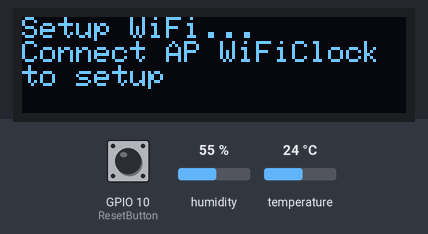
Bench run of a sketch on a simulated ESP8266 (NodeMCU). Shown: 128×32 one-colour display. The inputs (shaded band) are chosen by the test bench; at power-on: GPIO 10 (ResetButton) HIGH, humidity 55 %, temperature 24 °C. WiFi joins after 1.5 s; servers stay silent unless stated; the display library's start-up logo is not drawn; network time is answered at once with the bench clock; the local clock reads 2024-03-15 10:24:30 at power-on unless the sketch sets it; what the sketch prints to the serial monitor is not drawn. At 15.7 s the program restarts the board; the recording ends there.

Above: at 1.1 s.
At 11.8 s:
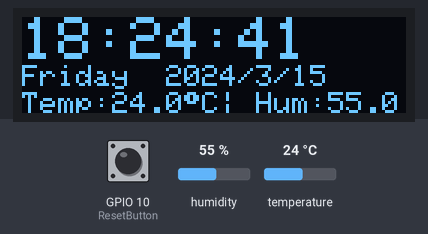
11.9 s: GPIO 10 (ResetButton) pulled LOW for 1.2 s
At 13.4 s:
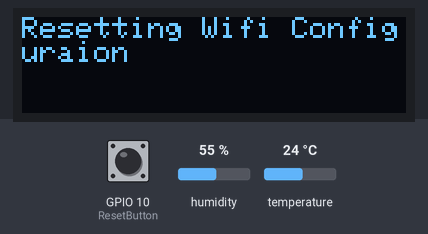
Timing chart, 0 to 14.9 s (numbered marks = the images above; inputs shaded):
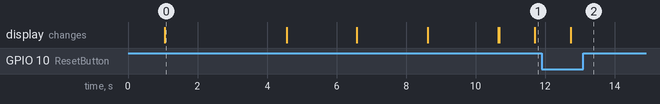

Measured:
- after the input at 11.9 s, the display: changes after 0.84 s (image 2)
- what the display in image 0 shows lasts 3.5 s, from 1.1 s to 4.6 s

The sketch:

WiFi-Display-Setup-dht.ino
```cpp
// WiFi Include librarie
#include <ESP8266WiFi.h>
#include <DNSServer.h>
#include <ESP8266WebServer.h>
#include <WiFiManager.h>         // https://github.com/tzapu/WiFiManager
#include <WiFiUdp.h>

// OLED Include Libraries
#include <SPI.h>
#include <Wire.h>
#include <Adafruit_GFX.h>
#include <Adafruit_SSD1306.h>
#include <Adafruit_NeoPixel.h>

// time libraries
#include <NTPClient.h>
#include <Time.h>
#include <TimeLib.h>

// DHT11
#include <DHTesp.h>

#define DHTpin 14     //D5 of NodeMCU is GPIO14

DHTesp dht;

// set OLED width and height
#define SSD1306_128_64
#define OLED_RESET 0
#define SCREEN_WIDTH 128 // OLED display width, in pixels
#define SCREEN_HEIGHT 32 // OLED display height, in pixels

// Set web server port number to 80
WiFiServer server(80);

// Variable to store the HTTP request
String header;

//
//#define OLED_RESET     -1 // Reset pin # (or -1 if sharing Arduino reset pin)
#define SCREEN_ADDRESS 0x3C ///< See datasheet for Address; 0x3D for 128x64, 0x3C for 128x32
Adafruit_SSD1306 display(SCREEN_WIDTH, SCREEN_HEIGHT, &Wire, OLED_RESET);

#define NUMFLAKES 10
#define XPOS 0
#define YPOS 1
#define DELTAY 2

//Set your timezone in hours difference rom GMT
const int hours_Offset_From_GMT = 8;
byte SetClock;

// By default 'time.nist.gov' is used.
WiFiUDP ntpUDP;
NTPClient timeClient(ntpUDP);

WiFiManager wifiManager;

//************* Declare user functions ******************************
void Draw_Clock(time_t t, byte Phase);
int ClockCorrect(int Pixel);
void SetBrightness(time_t t);
void SetClockFromNTP ();
bool IsDst();

//************* Declare Botton ******************************
//Adafruit_NeoPixel pixels = Adafruit_NeoPixel(60, PIN, NEO_GRB + NEO_KHZ800);
#define ResetButton 10  // SD3 on EPS8266 nodemuc

void setup() {
  Serial.begin(9600);
  //initiate the reset button
  pinMode(ResetButton, INPUT_PULLUP);

  // SSD1306_SWITCHCAPVCC = generate display voltage from 3.3V internally
  if (!display.begin(SSD1306_SWITCHCAPVCC, SCREEN_ADDRESS)) {
    Serial.println(F("SSD1306 allocation failed"));
    for (;;); // Don't proceed, loop forever
  }
  // Show initial display buffer contents on the screen --
  // the library initializes this with an Adafruit splash screen.
  display.display();
  delay(1000);
  // loop for the wifi on_demand configuration
  // WiFiManager
  // Local intialization. Once its business is done, there is no need to keep it around
  //WiFiManager wifiManager;
  Serial.println("wifimanager line");

  // Uncomment and run it once, if you want to erase all the stored information
  //wifiManager.resetSettings();

  // set custom ip for portal
  wifiManager.setAPStaticIPConfig(IPAddress(192, 168, 254, 1), IPAddress(192, 168, 254, 1), IPAddress(255, 255, 255, 0));
  // fetches ssid and pass from eeprom and tries to connect
  // if it does not connect it starts an access point with the specified name
  // here  "WiFiClock"
  // and goes into a blocking loop awaiting configuration
  //wifiManager.setConfigPortalTimeout(120);
  //if (!wifiManager.startConfigPortal("WiFiClock")) {
  //  ESP.restart();
  //  delay(5000);
  // or use this for auto generated name ESP + ChipID
  //wifiManager.autoConnect();
  // Display AP information to configure WiFi SSD / Password
  //if (!wifiManager.startConfigPortal("OnDemandAP")) {
    display.clearDisplay();
    display.setTextSize(1);      // Normal 1:1 pixel scale
    display.setTextColor(SSD1306_WHITE); // Draw white text
    display.setCursor(0, 0);     // Start at top-left corner
    display.println("Setup WiFi...");
    display.println("Connect AP WiFiClock to setup");
    display.display();
    delay(2000); // Pause for 2 seconds
  //}

  wifiManager.autoConnect("WiFiClock");

  // Display WiFi information
  // Clear the buffer
  display.clearDisplay();
  display.setTextSize(1);      // Normal 1:1 pixel scale
  display.setTextColor(SSD1306_WHITE); // Draw white text
  display.setCursor(0, 0);     // Start at top-left corner
  display.println("Connected...");
  display.display();
  delay(2000);
  display.clearDisplay();
  display.setCursor(0, 0);
  display.println("SSID:");
  display.println(wifiManager.getWiFiSSID());
  display.println(WiFi.localIP());
  display.display();
  delay(2000);

  // if you get here you have connected to the WiFi
  Serial.println("Connected.");

  //*****************************
  // DHT setup
  //*****************************
  dht.setup(DHTpin, DHTesp::DHT11);  //for DHT11 connect dht sencor to GPIO 17 = D5

  //*****************************
  // start display clock
  //*****************************
  SetClockFromNTP(); // get the time from the NTP server with timezone correction
  // Print the application logo
  Wire.begin(4, 5);  // DISPLAY PINS D2 = GPIO 04 (SDA) && D1 = GPIO 05 (SCL)
  display.clearDisplay();
  display.setTextSize(1);
  display.setTextColor(WHITE);
  display.setCursor(12, 9);  // over (X) then down (Y)
  display.println("WiFi_Clock V1.0");
  display.display();
  delay(2000);
  display.clearDisplay();

  server.begin();
}

void SetClockFromNTP ()
{
  timeClient.update(); // get the time from the NTP server
  setTime(timeClient.getEpochTime()); // Set the system yime from the clock
  if (IsDst())
    adjustTime((hours_Offset_From_GMT + 1) * 3600); // offset the system time with the user defined timezone (3600 seconds in an hour)
  else
    adjustTime(hours_Offset_From_GMT * 3600); // offset the system time with the user defined timezone (3600 seconds in an hour)
}

bool IsDst()
{
  if (month() < 3 || month() > 10)  return false;
  if (month() > 3 && month() < 10)  return true;
  int previousSunday = day() - weekday();
  if (month() == 3) return previousSunday >= 24;
  if (month() == 10) return previousSunday < 24;

  return false; // this line never gonna happend
}

//************* Main program loop for Wol_Clock ******************************
void loop() {
  if (digitalRead(ResetButton) == LOW) {
    Serial.println("Button pressed...");
    display.clearDisplay();
    display.setTextSize(1);      // Normal 1:1 pixel scale
    display.setTextColor(SSD1306_WHITE); // Draw white text
    display.setCursor(0, 0);     // Start at top-left corner
    display.println("Resetting Wifi Configuraion");
    display.display();
    delay(3000);
    wifiManager.resetSettings();
    ESP.restart();
  }
  // time settings
  time_t t = now(); // Get the current time

  SetBrightness(t);
  if (minute(t) == 0) // at the start of each hour, update the time from the time server
    if (SetClock == 1)
    {
      SetClockFromNTP(); // get the time from the NTP server with timezone correction
      SetClock = 0;
    }
    else
    {
      delay(200); // Just wait for 0.1 seconds
      SetClock = 1;
    }
}

//************* Function to set the clock brightness ******************************
void SetBrightness(time_t t)
{
  // DHT settings
  float humidity = dht.getHumidity();
  float temperature = dht.getTemperature();

  // time variables
  int NowHour = hour(t);
  int NowMinute = minute(t);
  int NowSecond = second(t);
  Serial.print("Hour = ");
  Serial.print(NowHour);
  Serial.print(" Minute= "); Serial.print(NowMinute);
  Serial.print(" Second= "); Serial.println(NowSecond);
  Serial.print(day()); Serial.print("/"); Serial.print(month()); Serial.print("/"); Serial.println(year());

  //display.clearDisplay();

  display.setTextSize(2);
  display.setTextColor(WHITE, BLACK);
  display.setCursor(0, 0);  // over (X) then down (Y)
  display.print(NowHour);
  display.print(":");
  if (NowMinute <= 9) {
    display.print("0");  // pad #s < 10 with leading zero
  }
  display.print(NowMinute);
  display.print(":");
  if (NowSecond <= 9) {  // pad #s < 10 with leading zero
    display.print("0");
  }
  display.print(NowSecond);
  display.display();

  // Display date
  display.setTextSize(1);
  display.setTextColor(WHITE, BLACK);
  display.setCursor(0, 16);  // over (X) then down (Y)
  display.print(dayStr(weekday()));
  display.print("  ");
  display.print(year());
  display.print("/");
  display.print(month());
  display.print("/");
  display.print(day());
  display.display();

  // Display Temperture and Humidity
  display.setTextSize(1);
  display.setTextColor(WHITE, BLACK);
  display.setCursor(0, 25);
  display.print("Temp:");
  display.print(temperature, 1);
  display.print((char)247);
  display.print("C");
  display.print ("| Hum:");
  display.print(humidity, 1);
  //display("%");
  display.display();

  delay(1000);
}
```
